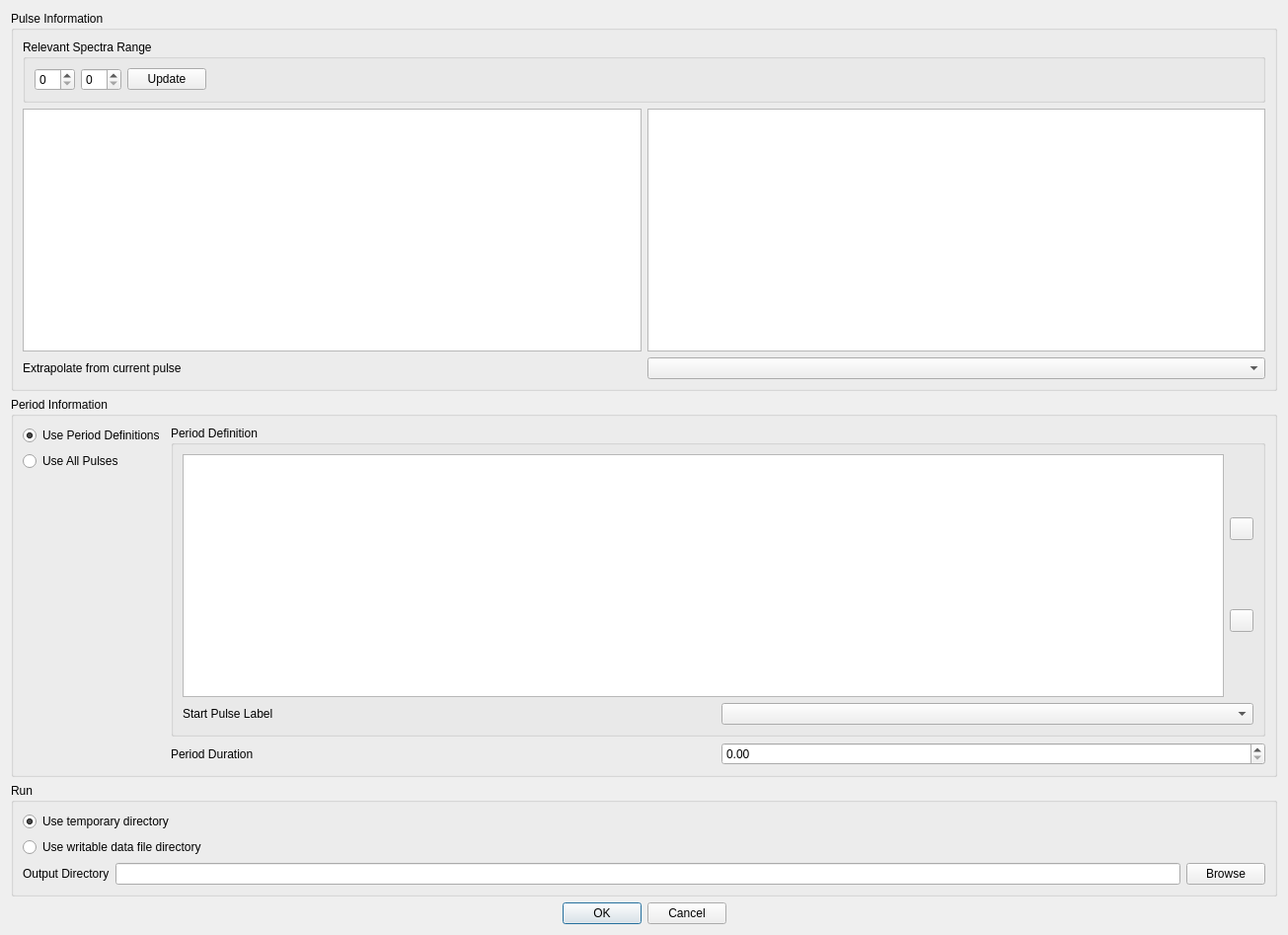
<?xml version="1.0" encoding="UTF-8"?>
<ui version="4.0">
 <class>Dialog</class>
 <widget class="QDialog" name="Dialog">
  <property name="geometry">
   <rect>
    <x>0</x>
    <y>0</y>
    <width>1305</width>
    <height>947</height>
   </rect>
  </property>
  <property name="windowTitle">
   <string>Dialog</string>
  </property>
  <layout class="QVBoxLayout" name="verticalLayout_7">
   <item>
    <widget class="QGroupBox" name="groupBox">
     <property name="title">
      <string>Pulse Information</string>
     </property>
     <layout class="QVBoxLayout" name="verticalLayout_3">
      <item>
       <widget class="QGroupBox" name="spectraGroupBox">
        <property name="title">
         <string>Relevant Spectra Range</string>
        </property>
        <layout class="QHBoxLayout" name="horizontalLayout_5">
         <item>
          <widget class="QSpinBox" name="lowerSpecSpinBox"/>
         </item>
         <item>
          <widget class="QSpinBox" name="upperSpecSpinBox"/>
         </item>
         <item>
          <widget class="QPushButton" name="updateSpectraButton">
           <property name="text">
            <string>Update</string>
           </property>
          </widget>
         </item>
         <item>
          <spacer name="horizontalSpacer">
           <property name="orientation">
            <enum>Qt::Horizontal</enum>
           </property>
           <property name="sizeHint" stdset="0">
            <size>
             <width>40</width>
             <height>20</height>
            </size>
           </property>
          </spacer>
         </item>
        </layout>
       </widget>
      </item>
      <item>
       <layout class="QHBoxLayout" name="pulsePlotLayout">
        <item>
         <widget class="SpectraTable" name="spectraTableView">
          <property name="sizePolicy">
           <sizepolicy hsizetype="Minimum" vsizetype="Expanding">
            <horstretch>0</horstretch>
            <verstretch>0</verstretch>
           </sizepolicy>
          </property>
         </widget>
        </item>
        <item>
         <widget class="EventTable" name="eventTableView">
          <property name="sizePolicy">
           <sizepolicy hsizetype="Minimum" vsizetype="Expanding">
            <horstretch>0</horstretch>
            <verstretch>0</verstretch>
           </sizepolicy>
          </property>
         </widget>
        </item>
       </layout>
      </item>
      <item>
       <layout class="QHBoxLayout" name="horizontalLayout_8">
        <item>
         <widget class="QLabel" name="label">
          <property name="text">
           <string>Extrapolate from current pulse</string>
          </property>
         </widget>
        </item>
        <item>
         <widget class="QComboBox" name="extrapolationModeComboBox">
          <property name="enabled">
           <bool>true</bool>
          </property>
         </widget>
        </item>
       </layout>
      </item>
     </layout>
    </widget>
   </item>
   <item>
    <widget class="QGroupBox" name="periodGroupBox">
     <property name="title">
      <string>Period Information</string>
     </property>
     <property name="checkable">
      <bool>false</bool>
     </property>
     <layout class="QHBoxLayout" name="horizontalLayout">
      <item>
       <layout class="QVBoxLayout" name="verticalLayout_6">
        <item>
         <widget class="QRadioButton" name="usePeriodDefinitionsButton">
          <property name="text">
           <string>Use Period Definitions</string>
          </property>
          <property name="checked">
           <bool>true</bool>
          </property>
          <attribute name="buttonGroup">
           <string notr="true">buttonGroup_2</string>
          </attribute>
         </widget>
        </item>
        <item>
         <widget class="QRadioButton" name="useAllPulsesButton">
          <property name="text">
           <string>Use All Pulses</string>
          </property>
          <attribute name="buttonGroup">
           <string notr="true">buttonGroup_2</string>
          </attribute>
         </widget>
        </item>
        <item>
         <spacer name="verticalSpacer">
          <property name="orientation">
           <enum>Qt::Vertical</enum>
          </property>
          <property name="sizeHint" stdset="0">
           <size>
            <width>20</width>
            <height>40</height>
           </size>
          </property>
         </spacer>
        </item>
       </layout>
      </item>
      <item>
       <layout class="QVBoxLayout" name="verticalLayout_2">
        <item>
         <widget class="QGroupBox" name="periodDefinitionGroupBox">
          <property name="title">
           <string>Period Definition</string>
          </property>
          <layout class="QVBoxLayout" name="verticalLayout_4">
           <item>
            <layout class="QHBoxLayout" name="horizontalLayout_3">
             <item>
              <widget class="PulseTable" name="pulseTableView">
               <property name="selectionBehavior">
                <enum>QAbstractItemView::SelectRows</enum>
               </property>
              </widget>
             </item>
             <item>
              <layout class="QVBoxLayout" name="verticalLayout">
               <item>
                <widget class="QToolButton" name="addPulseButton">
                 <property name="text">
                  <string/>
                 </property>
                 <property name="icon">
                  <iconset resource="../resources/resources.qrc">
                   <normaloff>:/icons/plus.png</normaloff>:/icons/plus.png</iconset>
                 </property>
                </widget>
               </item>
               <item>
                <widget class="QToolButton" name="removePulseButton">
                 <property name="text">
                  <string/>
                 </property>
                 <property name="icon">
                  <iconset resource="../resources/resources.qrc">
                   <normaloff>:/icons/minus.png</normaloff>:/icons/minus.png</iconset>
                 </property>
                </widget>
               </item>
              </layout>
             </item>
            </layout>
           </item>
           <item>
            <layout class="QHBoxLayout" name="horizontalLayout_7">
             <item>
              <widget class="QLabel" name="label_4">
               <property name="text">
                <string>Start Pulse Label</string>
               </property>
              </widget>
             </item>
             <item>
              <widget class="QComboBox" name="pulseLabelComboBox"/>
             </item>
            </layout>
           </item>
          </layout>
         </widget>
        </item>
        <item>
         <layout class="QHBoxLayout" name="horizontalLayout_4">
          <item>
           <widget class="QLabel" name="label_2">
            <property name="text">
             <string>Period Duration</string>
            </property>
           </widget>
          </item>
          <item>
           <widget class="ExponentialSpinBox" name="periodDurationSpinBox">
            <property name="maximum">
             <double>10000000.000000000000000</double>
            </property>
           </widget>
          </item>
         </layout>
        </item>
       </layout>
      </item>
     </layout>
    </widget>
   </item>
   <item>
    <widget class="QGroupBox" name="runGroupBox">
     <property name="title">
      <string>Run</string>
     </property>
     <layout class="QVBoxLayout" name="verticalLayout_5">
      <item>
       <widget class="QRadioButton" name="useTempDirButton">
        <property name="text">
         <string>Use temporary directory</string>
        </property>
        <property name="checked">
         <bool>true</bool>
        </property>
        <attribute name="buttonGroup">
         <string notr="true">buttonGroup</string>
        </attribute>
       </widget>
      </item>
      <item>
       <widget class="QRadioButton" name="useDataFileDirButton">
        <property name="text">
         <string>Use writable data file directory</string>
        </property>
        <attribute name="buttonGroup">
         <string notr="true">buttonGroup</string>
        </attribute>
       </widget>
      </item>
      <item>
       <layout class="QHBoxLayout" name="horizontalLayout_6">
        <item>
         <widget class="QLabel" name="label_3">
          <property name="text">
           <string>Output Directory</string>
          </property>
         </widget>
        </item>
        <item>
         <widget class="QLineEdit" name="outputDirLineEdit">
          <property name="readOnly">
           <bool>true</bool>
          </property>
         </widget>
        </item>
        <item>
         <widget class="QPushButton" name="browseOutputDirButton">
          <property name="text">
           <string>Browse</string>
          </property>
         </widget>
        </item>
       </layout>
      </item>
     </layout>
    </widget>
   </item>
   <item>
    <widget class="QDialogButtonBox" name="buttonBox">
     <property name="standardButtons">
      <set>QDialogButtonBox::Cancel|QDialogButtonBox::Ok</set>
     </property>
     <property name="centerButtons">
      <bool>true</bool>
     </property>
    </widget>
   </item>
  </layout>
 </widget>
 <customwidgets>
  <customwidget>
   <class>SpectraTable</class>
   <extends>QTableView</extends>
   <header>src.gui.widgets.tables.spectra_table</header>
  </customwidget>
  <customwidget>
   <class>EventTable</class>
   <extends>QTableView</extends>
   <header>src.gui.widgets.table.event_table</header>
  </customwidget>
  <customwidget>
   <class>ExponentialSpinBox</class>
   <extends>QDoubleSpinBox</extends>
   <header>src.gui.widgets.exponential_spinbox</header>
  </customwidget>
  <customwidget>
   <class>PulseTable</class>
   <extends>QTableView</extends>
   <header>src.gui.widgets.tables.pulse_table</header>
  </customwidget>
 </customwidgets>
 <resources>
  <include location="../resources/resources.qrc"/>
 </resources>
 <connections/>
 <buttongroups>
  <buttongroup name="buttonGroup"/>
  <buttongroup name="buttonGroup_2"/>
 </buttongroups>
</ui>
